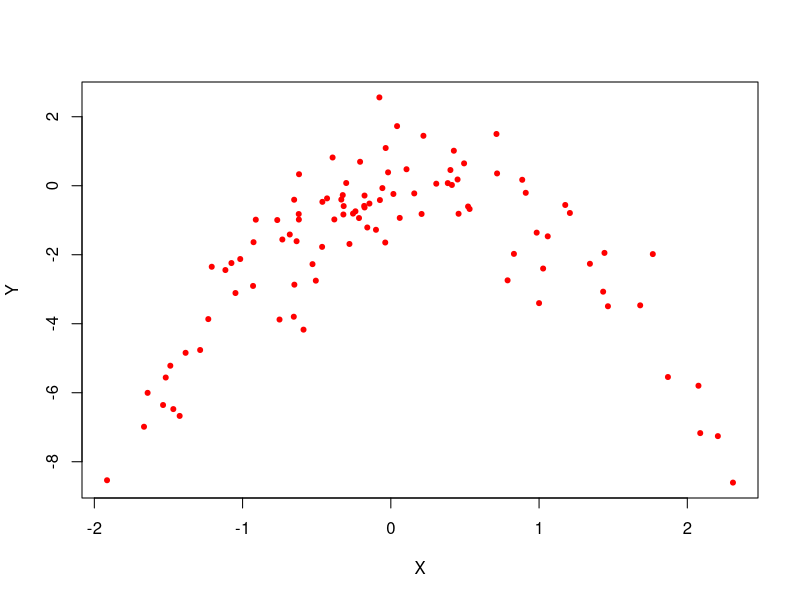

Write the R code that produced this figure. (Note: this script raises an error after producing the figure.)
set.seed(1)
y = rnorm(100)
x = rnorm(100)
y = x- 2*x^2 + rnorm(100)
plot(x, y, xlab="X", ylab="Y", pch=20, col="red")

d = data.frame("x"=x, "y"=y)

# Model 1: y = b0 + b1X + e
glm.fit1 = glm(y~x, data=d)
cv1 = cv.glm(d, glm.fit1)
cv1$delta

# Model 2: y = b0 + b1X + b2X^2 + e
glm.fit2 = glm(y~x+I(x^2), data=d)
cv2 = cv.glm(d, glm.fit2)
cv2$delta

# Model 3: y = b0 + b1X + b2X^2 + + b3X^3 + e
glm.fit3 = glm(y~poly(x, 3), data=d)
cv3 = cv.glm(d, glm.fit3)
cv3$delta

# Model 4: y = b0 + b1X + b2X^2 + + b3X^3 + b4X^4 + e
glm.fit4 = glm(y~poly(x, 4), data=d)
cv4 = cv.glm(d, glm.fit4)
cv4$delta

xdata = c(1, 2, 3, 4)
ydata = c(cv1$delta[1], cv2$delta[1], cv3$delta[1], cv4$delta[1])
plot(xdata, ydata, type="l", col="blue", xlab="id", ylab="LOOCV")
